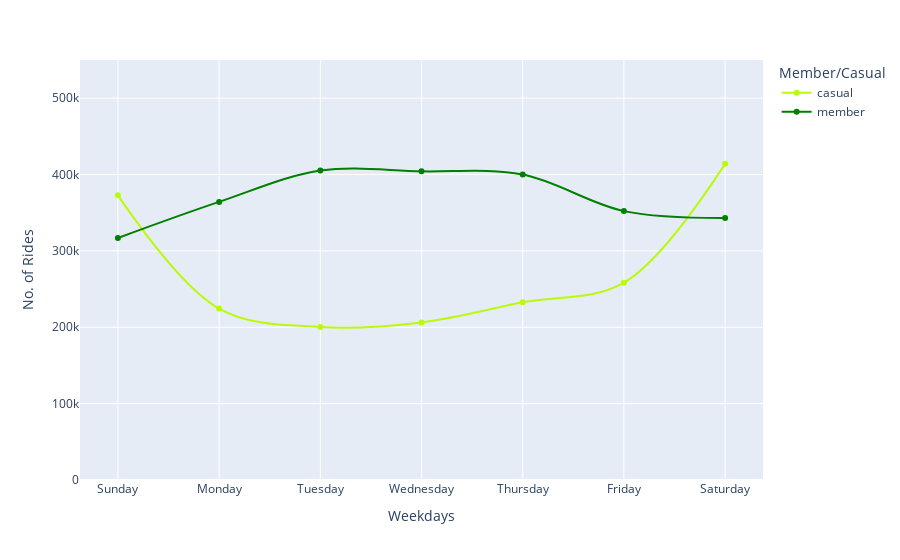

The cell this chart's notebook holds for it:
### Code cell
# Number of rides / weekday
fig_4 = df.groupby(['day_of_week', 'member_casual'], as_index=False).count()

px.line(fig_4, x = 'day_of_week', y = 'ride_id', range_y = [0,550000],
        color = 'member_casual',  
        line_shape = 'spline',
        markers=True,
        labels = {'ride_id': 'No. of Rides', 'day_of_week': 'Weekdays', 'member_casual': 'Member/Casual'},
        hover_name = 'member_casual', hover_data = {'member_casual': False, 'month': False, 'ride_id': True}, 
        color_discrete_map = {'casual': '#BBF90F', 'member': '#008000'})

### Figure 1 — Plotly figure (JSON) as saved in the notebook; plotly's stock layout.template omitted (floating-point values rounded to 4 significant figures)
{"data": [{"customdata": [["casual", 372749], ["casual", 224461], ["casual", 200356], ["casual", 206324], ["casual", 232698], ["casual", 258338], ["casual", 413976]], "hovertemplate": "<b>%{hovertext}</b><br><br>Weekdays=%{x}<br>No. of Rides=%{y}<extra></extra>", "hovertext": ["casual", "casual", "casual", "casual", "casual", "casual", "casual"], "legendgroup": "casual", "line": {"color": "#BBF90F", "dash": "solid", "shape": "spline"}, "marker": {"symbol": "circle"}, "mode": "markers+lines", "name": "casual", "orientation": "v", "showlegend": true, "type": "scatter", "x": ["Sunday", "Monday", "Tuesday", "Wednesday", "Thursday", "Friday", "Saturday"], "xaxis": "x", "y": [372749, 224461, 200356, 206324, 232698, 258338, 413976], "yaxis": "y"}, {"customdata": [["member", 316926], ["member", 364180], ["member", 405249], ["member", 404224], ["member", 399955], ["member", 352119], ["member", 343182]], "hovertemplate": "<b>%{hovertext}</b><br><br>Weekdays=%{x}<br>No. of Rides=%{y}<extra></extra>", "hovertext": ["member", "member", "member", "member", "member", "member", "member"], "legendgroup": "member", "line": {"color": "#008000", "dash": "solid", "shape": "spline"}, "marker": {"symbol": "circle"}, "mode": "markers+lines", "name": "member", "orientation": "v", "showlegend": true, "type": "scatter", "x": ["Sunday", "Monday", "Tuesday", "Wednesday", "Thursday", "Friday", "Saturday"], "xaxis": "x", "y": [316926, 364180, 405249, 404224, 399955, 352119, 343182], "yaxis": "y"}], "layout": {"legend": {"title": {"text": "Member/Casual"}, "tracegroupgap": 0}, "margin": {"t": 60}, "xaxis": {"anchor": "y", "domain": [0, 1], "title": {"text": "Weekdays"}}, "yaxis": {"anchor": "x", "domain": [0, 1], "range": [0, 550000], "title": {"text": "No. of Rides"}}}}
